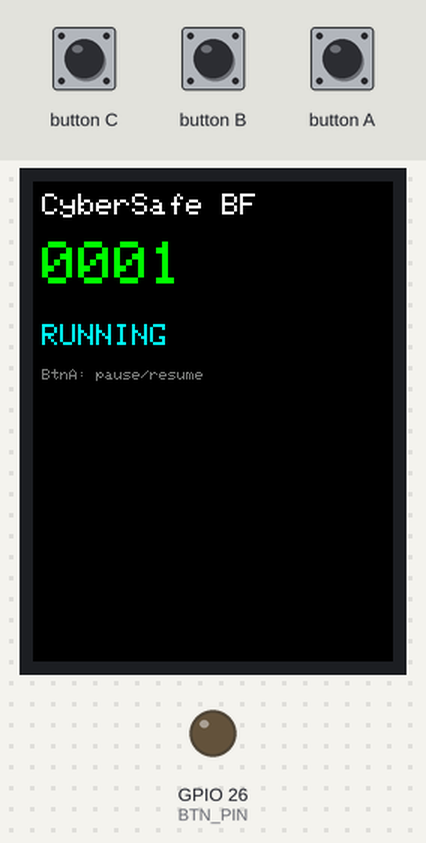
Bench run of a sketch on a simulated ESP32. Parts: 240×320 colour display, output pins drawn as LEDs (lit = HIGH). Inputs (shaded band) come from the test bench.

Above: at 3.21 s.
3.8 s: button A pressed for 1.7 s
At 4.9 s:
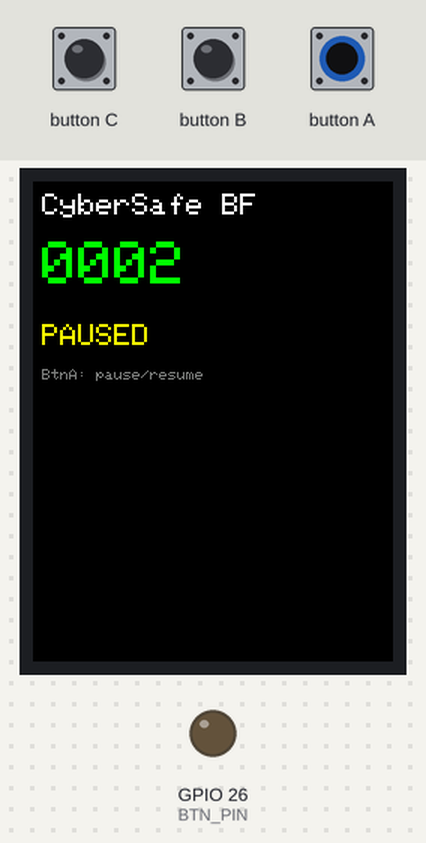
7.0 s: button A pressed for 1.7 s
At 8.4 s:
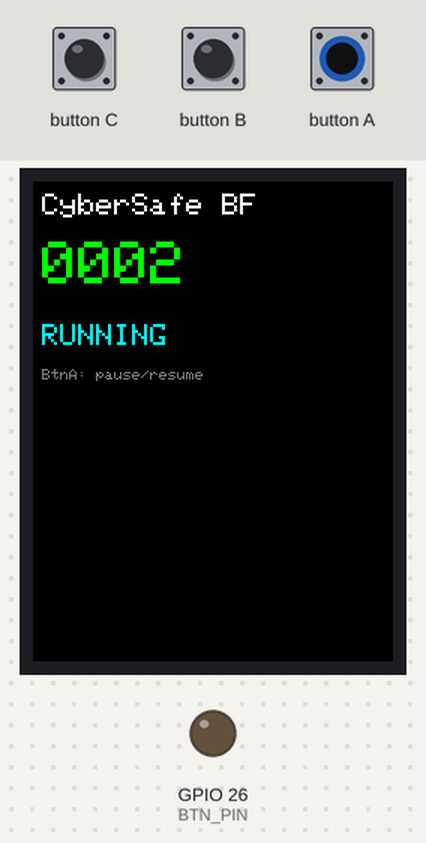
Timing chart, 0 to 10.0 s (numbered marks = the images above; inputs shaded):
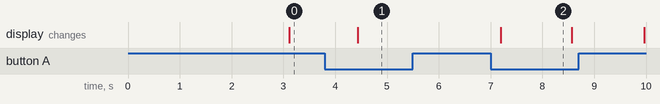

The sketch:

bruteforce_cybersafe.ino
```cpp
#include <M5Unified.h>

#define ENC_A_PIN   32   // Encoder line A - Right
#define ENC_B_PIN   33   // Encoder line B - Left
#define BTN_PIN     26   // Encoder button line - Press
// GND M5Stick  <->  GND CyberSafe

#define MODE_QUADRATURE   1

#define INVERT_DIR        0


#define T_STATE     4     // hold time for each quadrature state
#define T_STEP      25    // pause between rotation steps
#define T_PRESS     40    // button hold duration
#define T_AFTER_PRESS   120   // pause after press
#define T_AFTER_ATTEMPT 450   // pause after the 4th digit


#define START_CODE   0


static inline void lineAssert(uint8_t pin) {
  pinMode(pin, OUTPUT);
  digitalWrite(pin, LOW);
}
static inline void lineRelease(uint8_t pin) {
  pinMode(pin, INPUT);
}
static inline void del(uint16_t ms) { delay(ms); }

void encoderStep(bool cw) {
#if MODE_QUADRATURE
  if (cw) {
    lineAssert(ENC_A_PIN);  del(T_STATE);
    lineAssert(ENC_B_PIN);  del(T_STATE);
    lineRelease(ENC_A_PIN); del(T_STATE);
    lineRelease(ENC_B_PIN); del(T_STATE);
  } else {
    lineAssert(ENC_B_PIN);  del(T_STATE);
    lineAssert(ENC_A_PIN);  del(T_STATE);
    lineRelease(ENC_B_PIN); del(T_STATE);
    lineRelease(ENC_A_PIN); del(T_STATE);
  }
#else
  // Simple pulse on one direction line
  uint8_t p = cw ? ENC_A_PIN : ENC_B_PIN;
  lineAssert(p);  del(T_STATE);
  lineRelease(p); del(T_STATE);
#endif
}

// Rotate right
void rotateRight(uint8_t n) {
  bool cw = (INVERT_DIR == 0);
  for (uint8_t i = 0; i < n; i++) {
    encoderStep(cw);
    del(T_STEP);
  }
}

// Press the encoder button
void pressButton() {
  lineAssert(BTN_PIN);
  del(T_PRESS);
  lineRelease(BTN_PIN);
}

// Enter a single 4-digit code
void enterCode(uint16_t code) {
  uint8_t d[4] = {
    (uint8_t)((code / 1000) % 10),
    (uint8_t)((code / 100)  % 10),
    (uint8_t)((code / 10)   % 10),
    (uint8_t)( code         % 10)
  };
  for (uint8_t i = 0; i < 4; i++) {
    rotateRight(d[i]);   // rotate from 0 up to the required digit
    del(T_STEP);
    pressButton();       // confirm
    del(T_AFTER_PRESS);
  }
  del(T_AFTER_ATTEMPT);
}

//UI

uint16_t current = START_CODE;
bool paused = false;

void drawStatus() {
  M5.Display.fillScreen(TFT_BLACK);
  M5.Display.setTextColor(TFT_WHITE, TFT_BLACK);
  M5.Display.setCursor(6, 8);
  M5.Display.setTextSize(2);
  M5.Display.println("CyberSafe BF");
  M5.Display.setCursor(6, 40);
  M5.Display.setTextColor(TFT_GREEN, TFT_BLACK);
  M5.Display.setTextSize(4);
  M5.Display.printf("%04u", current);
  M5.Display.setTextSize(2);
  M5.Display.setCursor(6, 95);
  M5.Display.setTextColor(paused ? TFT_YELLOW : TFT_CYAN, TFT_BLACK);
  M5.Display.println(paused ? "PAUSED" : "RUNNING");
  M5.Display.setCursor(6, 125);
  M5.Display.setTextColor(TFT_DARKGREY, TFT_BLACK);
  M5.Display.setTextSize(1);
  M5.Display.println("BtnA: pause/resume");
}

void setup() {
  auto cfg = M5.config();
  M5.begin(cfg);
  M5.Display.setRotation(0);

  lineRelease(ENC_A_PIN);
  lineRelease(ENC_B_PIN);
  lineRelease(BTN_PIN);

  drawStatus();
  delay(1500);  // time to connect wires / read the screen
}

void loop() {
  M5.update();

  // Button A: pause/resume
  if (M5.BtnA.wasPressed()) {
    paused = !paused;
    drawStatus();
  }

  if (paused) {
    delay(20);
    return;
  }

  if (current > 9999) {
    paused = true;
    M5.Display.fillScreen(TFT_BLACK);
    M5.Display.setCursor(6, 50);
    M5.Display.setTextColor(TFT_ORANGE, TFT_BLACK);
    M5.Display.setTextSize(2);
    M5.Display.println("DONE 0..9999");
    return;
  }

  drawStatus();
  enterCode(current);   // enter the next code

  current++;
}
```

Measured:
- after the input at 3.8 s, the display: changes after 0.63 s (image 1)
- after the input at 7.0 s, the display: changes after 0.20 s (image 2)
- what the display in image 2 shows lasts 1.4 s, from 7.2 s to 8.6 s
